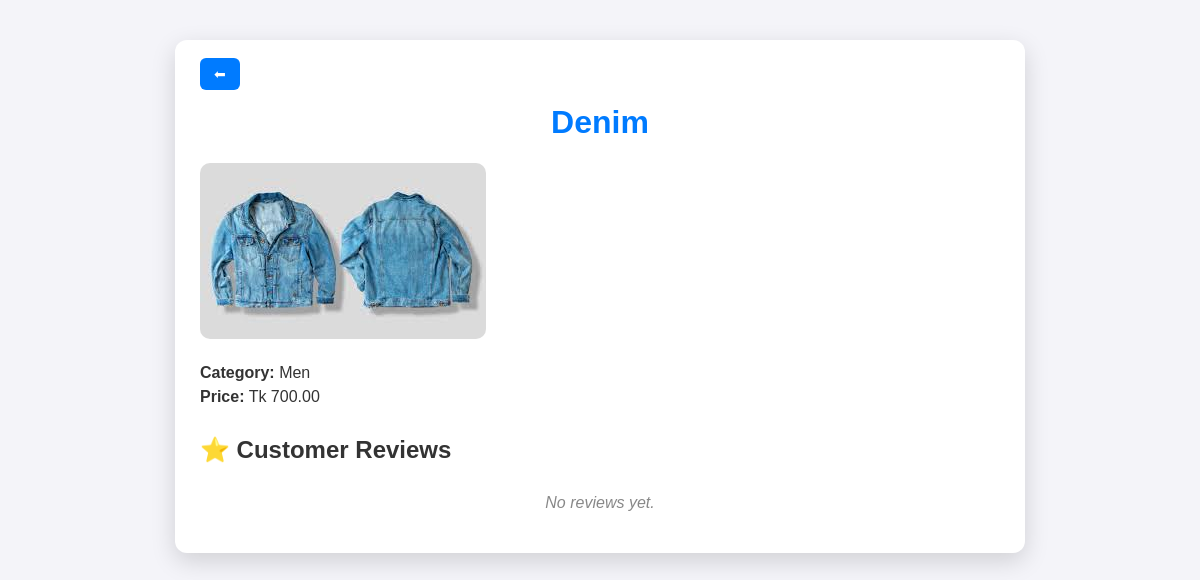
/guest_p_details.php?id=17, run on the app's committed database.
### tables this page shows
CREATE TABLE `products` (
  `id` int(11) NOT NULL,
  `seller_id` int(11) DEFAULT NULL,
  `category` varchar(50) NOT NULL,
  `name` varchar(100) NOT NULL,
  `price` decimal(10,2) NOT NULL,
  `image` varchar(255) NOT NULL
);

### guest_p_details.php (the view, shortened to what this page needs)
<?php
require 'db.php';
$product_id = (int)$_GET['id'];
$product_stmt = $conn->prepare("SELECT * FROM products WHERE id = ?");
$product_stmt->bind_param("i", $product_id);
$product_stmt->execute();
$product_result = $product_stmt->get_result();
$product = $product_result->fetch_assoc();
$reviews_stmt = $conn->prepare("
    SELECT rating, review_text, created_at, user_email
    FROM reviews
    WHERE product_id = ?
    ORDER BY created_at DESC
");
$reviews_stmt->bind_param("i", $product_id);
$reviews_stmt->execute();
$reviews_result = $reviews_stmt->get_result();
?>
<!DOCTYPE html>
<html lang="en">
<head>
</head>
<body>
    <div class="container">
        <a href="index.php" class="top-left-btn">⬅</a>
        <h1><?= htmlspecialchars($product['name']) ?></h1>
        <div class="product-info">
            <?php if (!empty($product['image'])): ?>
                <img src="uploads/<?= htmlspecialchars($product['image']) ?>" alt="<?= htmlspecialchars($product['name']) ?>">
            <?php endif; ?>
            <p><strong>Category:</strong> <?= htmlspecialchars($product['category']) ?></p>
            <p><strong>Price:</strong> Tk <?= htmlspecialchars($product['price']) ?></p>
        </div>
        <h2>⭐ Customer Reviews</h2>
        <div class="reviews">
            <?php if ($reviews_result->num_rows > 0): ?>
                <?php while ($review = $reviews_result->fetch_assoc()): ?>
                    <div class="review-card">
                        <p><strong><?= htmlspecialchars($review['user_email']) ?></strong> rated ⭐<?= $review['rating'] ?>/5</p>
                        <p><?= nl2br(htmlspecialchars($review['review_text'])) ?></p>
                        <small>Posted on <?= $review['created_at'] ?></small>
                    </div>
                <?php endwhile; ?>
            <?php else: ?>
                <p style="text-align:center; color:#888; font-style:italic;">No reviews yet.</p>
            <?php endif; ?>
        </div>
    </div>
</body>
</html>

### guest_p_details.php (style rules this page uses)
body { font-family: Arial, sans-serif; margin: 0; background: #f4f4f9; color: #333; }
.container { max-width: 800px; margin: 40px auto; background: white; padding: 25px; border-radius: 12px; box-shadow: 0 8px 25px rgba(0, 0, 0, 0.15); }
h1 { text-align: center; color: #007BFF; }
.product-info { margin-bottom: 30px; }
.product-info img { max-width: 100%; border-radius: 10px; margin-bottom: 15px; }
.product-info p { font-size: 16px; margin: 6px 0; }
.reviews { margin-top: 30px; }
.top-left-btn { position: inline-block; top: 15px; left: 20px; background: #007BFF; color: white; padding: 8px 14px; border-radius: 6px; text-decoration: none; font-size: 14px; transition: 0.3s; }

### data on the page
products: name "Denim", image (picture), category "Men", price "700.00"
